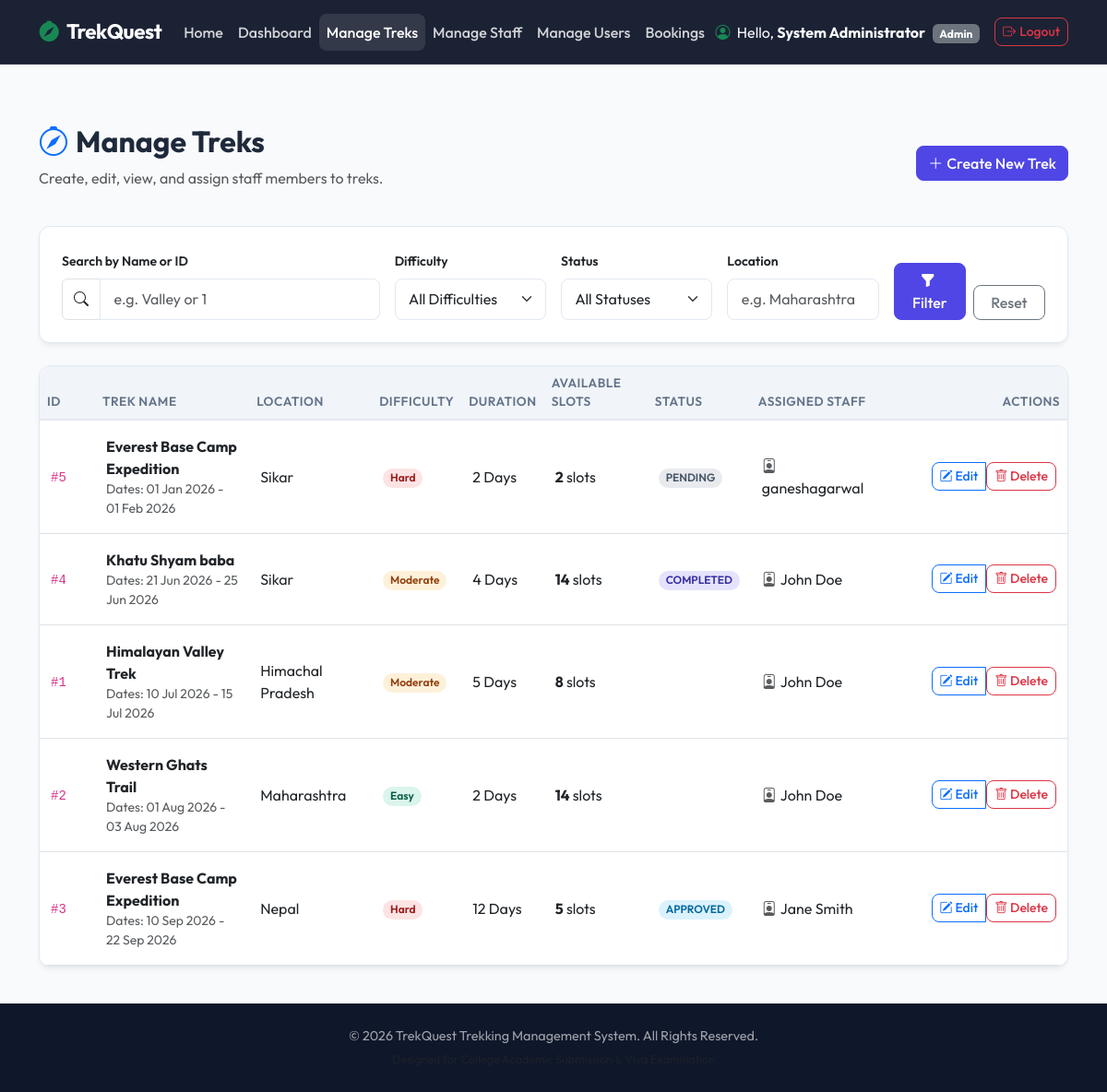
/admin/treks (signed in), run on an earlier commit of the app's database.
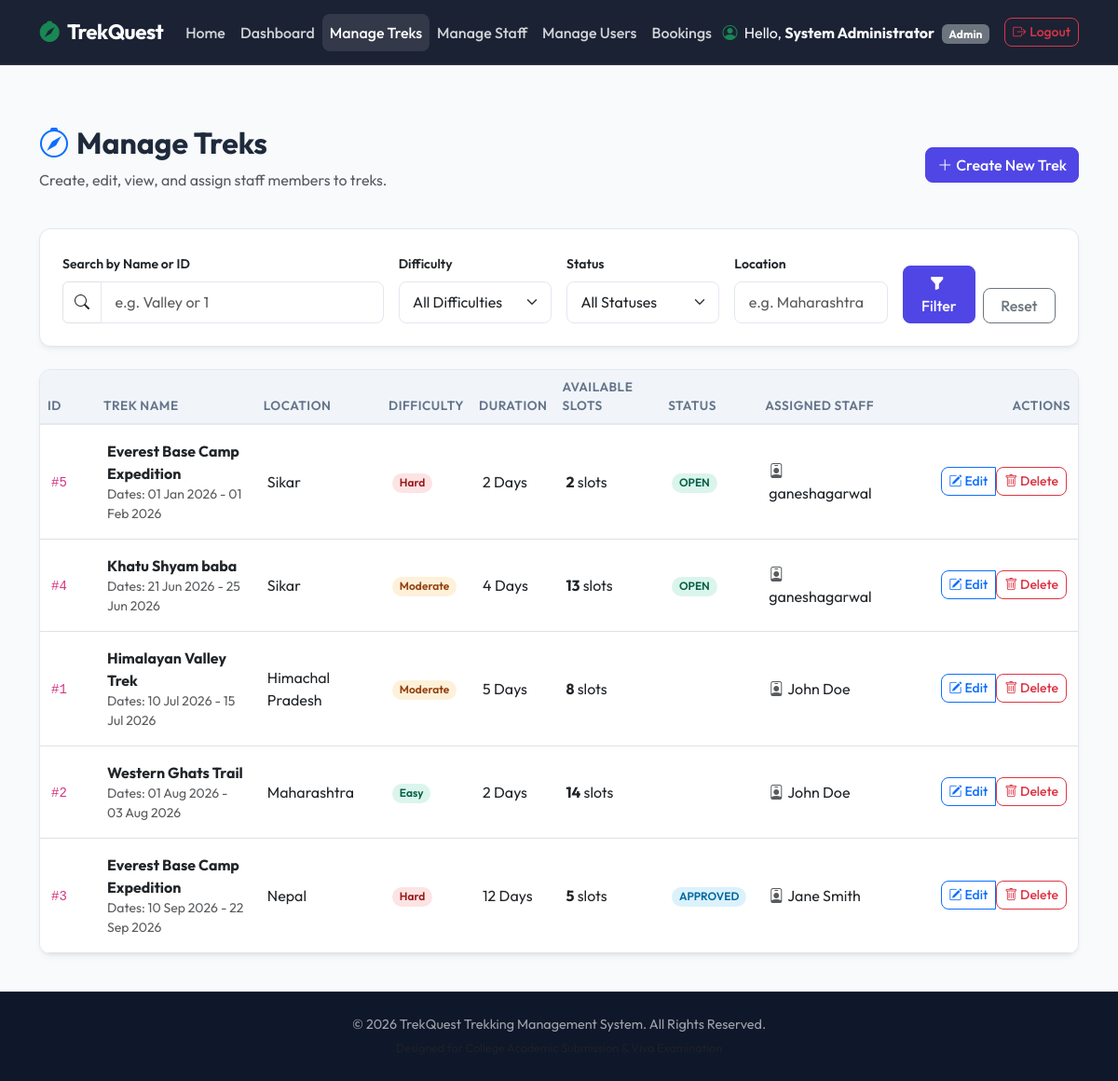
And on a later commit of the database.
### models.py (models this page shows, shortened)
class Trek(db.Model):
    __tablename__ = 'trek'
    id = db.Column(db.Integer, primary_key=True)
    trek_name = db.Column(db.String(150), nullable=False)
    location = db.Column(db.String(100), nullable=False)
    difficulty = db.Column(db.String(20), nullable=False) # Easy, Moderate, Hard
    duration_days = db.Column(db.Integer, nullable=False)
    description = db.Column(db.Text, nullable=True)
    available_slots = db.Column(db.Integer, nullable=False)
    start_date = db.Column(db.Date, nullable=False)
    end_date = db.Column(db.Date, nullable=False)
    status = db.Column(db.String(20), default='Pending', nullable=False) # Pending, Approved, Open, Closed, Completed
    assigned_staff_id = db.Column(db.Integer, db.ForeignKey('user.id'), nullable=True)
    created_at = db.Column(db.DateTime, default=lambda: datetime.now(timezone.utc), nullable=False)
    bookings = db.relationship('Booking', backref='trek', cascade='all, delete-orphan', lazy=True)
    assigned_staff = db.relationship('User', backref='assigned_treks', foreign_keys=[assigned_staff_id])

class User(db.Model, UserMixin):
    __tablename__ = 'user'
    id = db.Column(db.Integer, primary_key=True)
    full_name = db.Column(db.String(100), nullable=False)
    email = db.Column(db.String(120), unique=True, nullable=False, index=True)
    phone = db.Column(db.String(15), nullable=False)
    password_hash = db.Column(db.String(256), nullable=False)
    role = db.Column(db.String(20), default='user', nullable=False) # admin, staff, user
    is_blacklisted = db.Column(db.Boolean, default=False, nullable=False)
    created_at = db.Column(db.DateTime, default=lambda: datetime.now(timezone.utc), nullable=False)
    bookings = db.relationship('Booking', backref='user', cascade='all, delete-orphan', lazy=True)
    staff_profile = db.relationship('StaffProfile', backref='user_profile', uselist=False, cascade='all, delete-orphan')

### app.py (the view)
@app.route('/admin/treks')
@login_required
def manage_treks():
    if current_user.role != 'admin':
        flash("Unauthorized: Admin privilege required.", "danger")
        return redirect(url_for('index'))
    search_query = request.args.get('search', '').strip()
    filter_difficulty = request.args.get('difficulty', '').strip()
    filter_status = request.args.get('status', '').strip()
    filter_location = request.args.get('location', '').strip()
    query = Trek.query
    if search_query:
        if search_query.isdigit():
            query = query.filter(Trek.id == int(search_query))
        else:
            query = query.filter(Trek.trek_name.like(f"%{search_query}%"))
    if filter_difficulty:
        query = query.filter(Trek.difficulty == filter_difficulty)
    if filter_status:
        query = query.filter(Trek.status == filter_status)
    if filter_location:
        query = query.filter(Trek.location.like(f"%{filter_location}%"))
    treks = query.order_by(Trek.start_date.asc()).all()
    return render_template(
        'admin/treks.html',
        treks=treks,
        search_query=search_query,
        filter_difficulty=filter_difficulty,
        filter_status=filter_status,
        filter_location=filter_location
    )

### app.py (called while the page is built)
@login_manager.user_loader
def load_user(user_id):
    user = User.query.get(int(user_id))
    if user and user.is_blacklisted:
        return None  # Automatically logs out the user
    return user

### templates/admin/treks.html (shortened to what the changed rows need)
{% extends 'base.html' %}
{% block content %}
<div class="container">
    <div class="d-flex justify-content-between align-items-center mb-4">
        <div>
            <h2 class="fw-bold"><i class="bi bi-compass text-primary me-2"></i>Manage Treks</h2>
        </div>
    </div>
    <div class="card card-premium">
        <div class="table-responsive">
            <table class="table table-hover table-premium mb-0">
                <thead>
                    <tr>
                        <th style="width: 60px;">ID</th>
                        <th>Trek Name</th>
                        <th>Location</th>
                        <th>Difficulty</th>
                        <th>Duration</th>
                        <th>Available Slots</th>
                        <th>Status</th>
                        <th>Assigned Staff</th>
                        <th class="text-end" style="width: 200px;">Actions</th>
                    </tr>
                </thead>
                <tbody>
                    {% for trek in treks %}
                        <tr>
                            <td><code>#{{ trek.id }}</code></td>
                            <td>
                                <strong class="text-dark">{{ trek.trek_name }}</strong>
                                <div class="text-muted small">Dates: {{ trek.start_date.strftime('%d %b %Y') }} - {{ trek.end_date.strftime('%d %b %Y') }}</div>
                            </td>
                            <td>{{ trek.location }}</td>
                            <td>
                                <span class="badge badge-diff badge-diff-{{ trek.difficulty | lower }}">
                                    {{ trek.difficulty }}
                                </span>
                            </td>
                            <td>{{ trek.duration_days }} Days</td>
                            <td><strong>{{ trek.available_slots }}</strong> slots</td>
                            <td>
                                <span class="badge badge-status badge-status-{{ trek.status | lower }}">
                                    {{ trek.status }}
                                </span>
                            </td>
                            <td>
                                {% if trek.assigned_staff %}
                                    <span class="text-dark"><i class="bi bi-person-badge text-muted me-1"></i>{{ trek.assigned_staff.full_name }}</span>
                                {% else %}
                                    <span class="text-danger small"><i class="bi bi-exclamation-circle me-1"></i>Unassigned</span>
                                {% endif %}
                            </td>
                            <td class="text-end">
                                <div class="btn-group">
                                    <a href="{{ url_for('edit_trek', trek_id=trek.id) }}" class="btn btn-outline-primary btn-sm" title="Edit Trek">
                                        <i class="bi bi-pencil-square"></i> Edit
                                    </a>
                                    <form action="{{ url_for('delete_trek', trek_id=trek.id) }}" method="POST" onsubmit="return confirm('Are you sure you want to delete this trek? This action cannot be undone.');" style="display:inline;">
                                        <button type="submit" class="btn btn-outline-danger btn-sm" title="Delete Trek">
                                            <i class="bi bi-trash"></i> Delete
                                        </button>
                                    </form>
                                </div>
                            </td>
                        </tr>
                    {% endfor %}
                </tbody>
            </table>
        </div>
    </div>
</div>
{% endblock %}

What changed in the data, as far as the page shows it:
changed Trek "01 Jan 2026": status "PENDING" → "OPEN"
changed Trek "Khatu Shyam baba": available_slots "14" → "13"; status "COMPLETED" → "OPEN"; assigned_staff.full_name "John Doe" → "ganeshagarwal"
